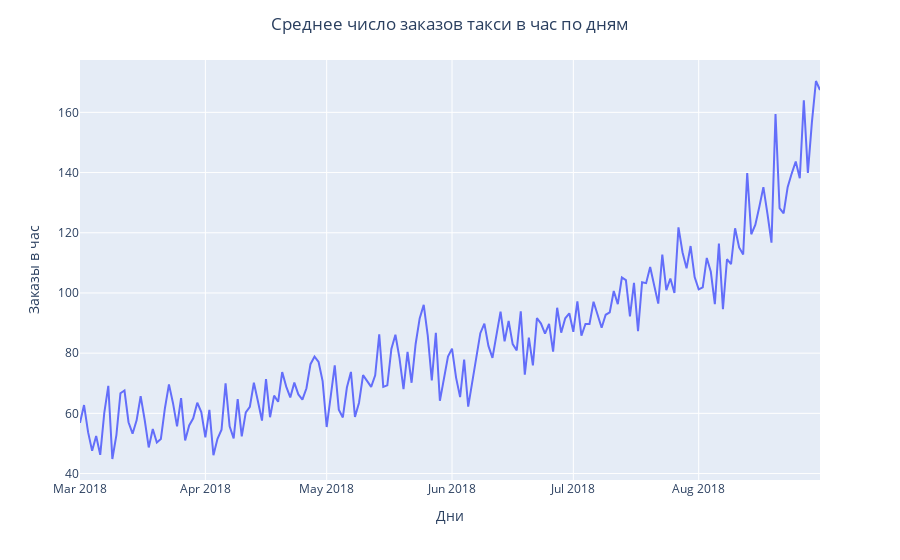

Notebook cell for this chart:
### Markdown cell above
Взглянем на распределение данных, отобразим их скользящее среднее и тренды с сезонностью.

### Code cell
# средние показатели в час по дням
px.line(orders.resample('1D').mean()).update_layout(
    showlegend=False,
    xaxis_title='Дни',
    yaxis_title='Заказы в час',
    title=dict(
        text='Среднее число заказов такси в час по дням',
        x=.5
        )
    )

### Figure 1 — Plotly figure (JSON) as saved in the notebook; plotly's stock layout.template omitted (floating-point values rounded to 4 significant figures; data arrays with more than 128 entries replaced by an {"elided": "..."} marker saying what was removed)
{"data": [{"hovertemplate": "variable=num_orders<br>datetime=%{x}<br>value=%{y}<extra></extra>", "legendgroup": "num_orders", "line": {"color": "#636efa", "dash": "solid"}, "marker": {"symbol": "circle"}, "mode": "lines", "name": "num_orders", "orientation": "v", "showlegend": true, "type": "scatter", "x": {"elided": "184 str values"}, "xaxis": "x", "y": {"elided": "184 float values"}, "yaxis": "y"}], "layout": {"legend": {"title": {"text": "variable"}, "tracegroupgap": 0}, "margin": {"t": 60}, "showlegend": false, "title": {"text": "Среднее число заказов такси в час по дням", "x": 0.5}, "xaxis": {"anchor": "y", "domain": [0, 1], "title": {"text": "Дни"}}, "yaxis": {"anchor": "x", "domain": [0, 1], "title": {"text": "Заказы в час"}}}}
